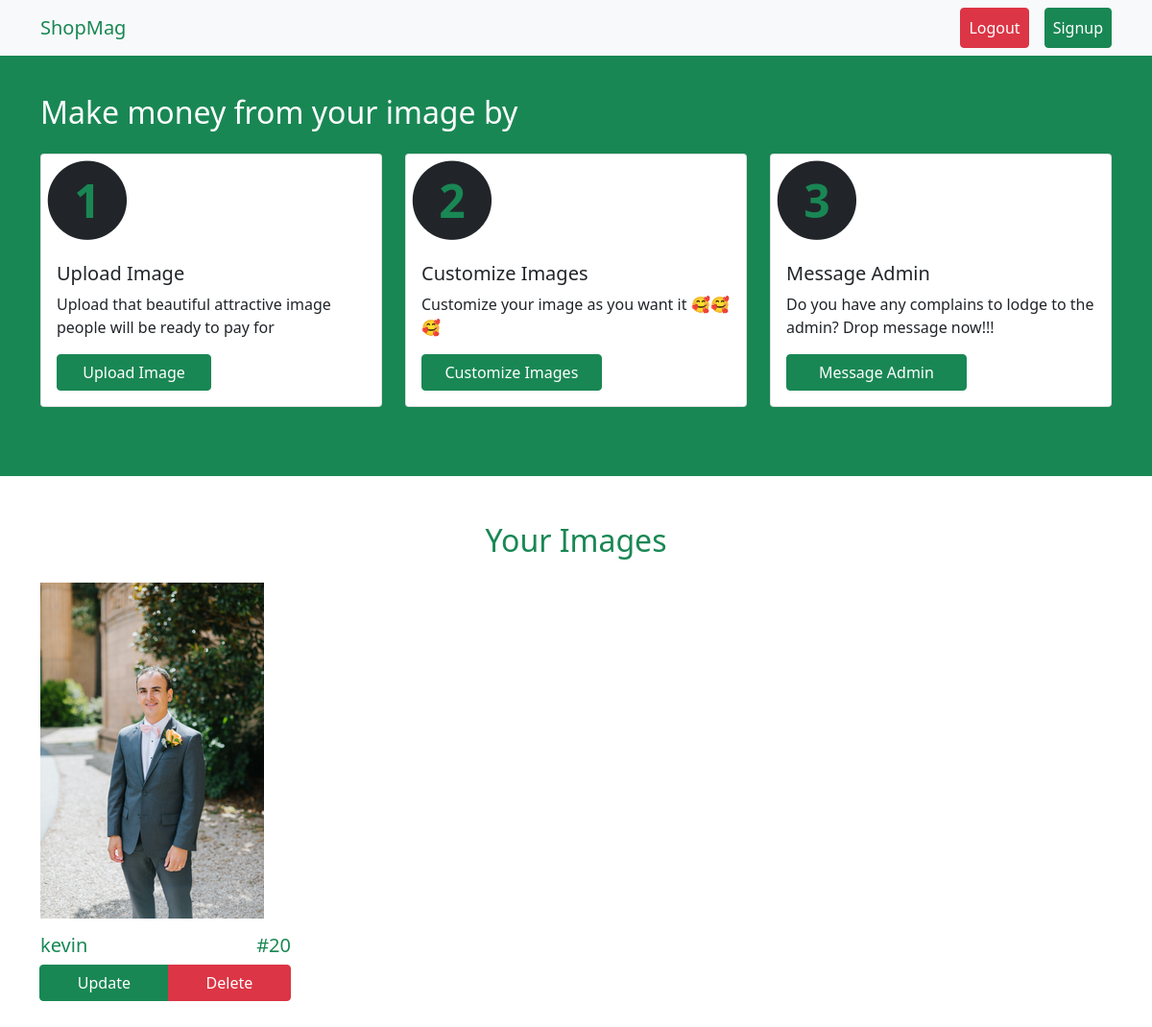
/users/dashboard/ (signed in), run on an earlier commit of the app's database.
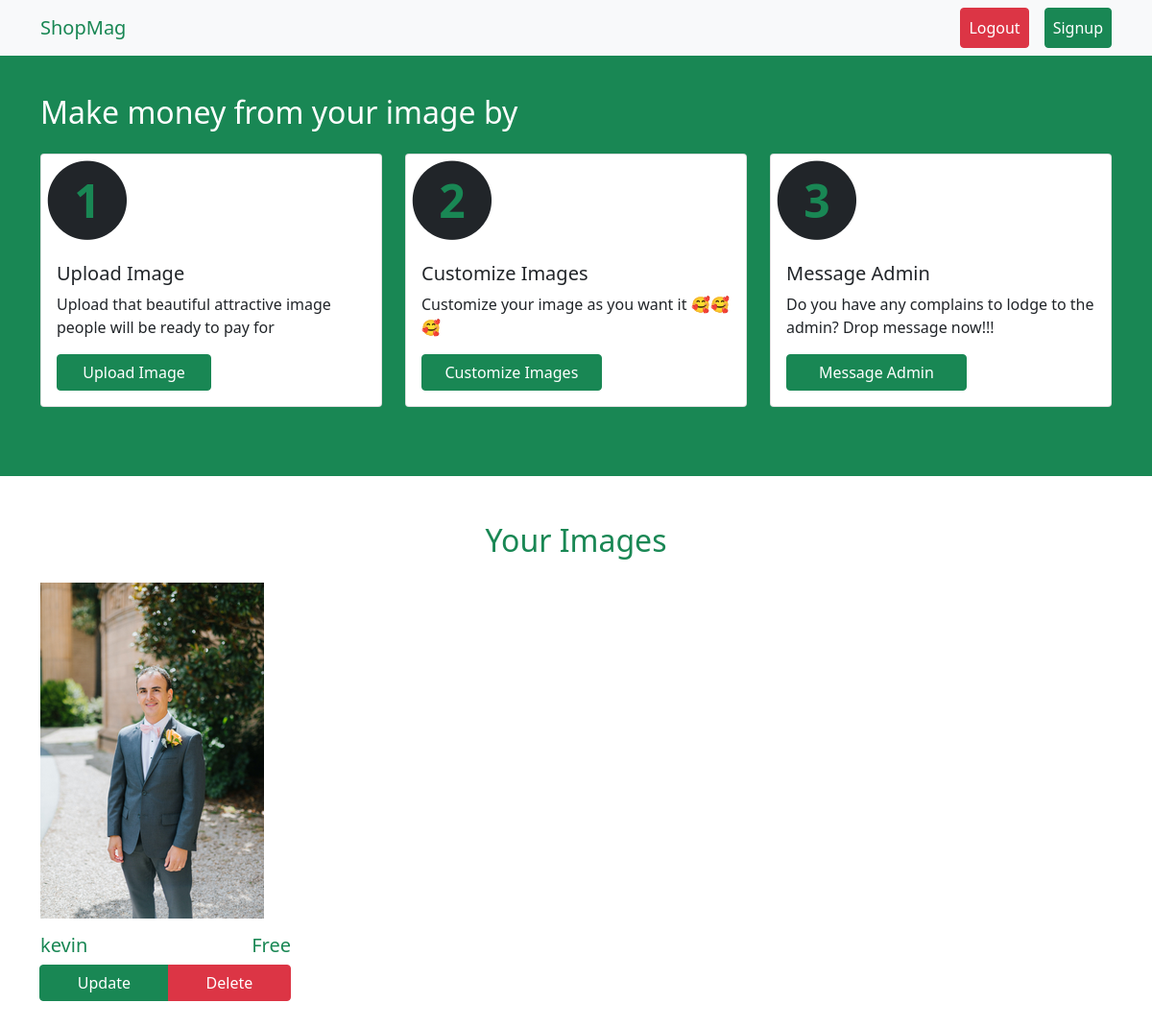
And on a later commit of the database.
### images/models.py (models this page shows, shortened)
class Image(models.Model):
    user = models.ForeignKey("users.User", on_delete=models.CASCADE)
    image_name = models.CharField(max_length=250)
    image = ResizedImageField(
        size=[350, 350], upload_to="images", blank=True, null=True, force_format='PNG')
    image_category = models.ForeignKey(
        Category, on_delete=models.CASCADE, blank=True, null=True)
    price = models.IntegerField(default=0)
    amount_made = models.IntegerField(default=0, blank=True)
    number_of_download = models.IntegerField(default=0, blank=True)
    date_created = models.DateTimeField(default=timezone.now, blank=True)

### users/views.py (the view)
# urls.py: path('dashboard/', dashboard, name="dashboard"),
@login_required()
def dashboard(request):
    user_images = Image.objects.filter(user=request.user)
    categories = Category.objects.all()
    form = ImageForms()
    context = {
        "images": user_images, "form": form, "categories": categories
    }
    return render(request, 'users/dashboard.html', context)

### images/models.py (called while the page is built)
    def __str__(self):
        return self.name

### templates/users/dashboard.html (shortened to what this page needs)
{% extends 'base.html' %}
{% load static %}
{% block content %}
<section class="bg-success py-5 mb-5">
<div class="container" id="steps">
    <div class="row ">
        <h2 class="text-white mb-4">Make money from your image by</h2>
        <div class="col-md-4 mb-4">
            <div class="card h-100">
                <span class="fa-stack fa-3x">
                    <i class="fa fa-circle fa-stack-2x"></i>
                    <strong class="fa-stack-1x text-success">1</strong>
                  </span>
                <div class="card-body">
                  <h5 class="card-title">Upload Image</h5>
                  <p class="card-text"> Upload  that beautiful attractive image people will be ready to pay for</p>
                  <button type="button" class="btn btn-success col-6" data-bs-toggle="modal" data-bs-target="#ImageModalUpload">Upload Image</button>
                </div>
              </div>
        </div>
        <div class="col-md-4 mb-4">
            <div class="card h-100">
                <span class="fa-stack fa-3x">
                    <i class="fa fa-circle fa-stack-2x"></i>
                    <strong class="fa-stack-1x text-success">2</strong>
                  </span>
                <div class="card-body">
                  <h5 class="card-title">Customize Images</h5>
                  <p class="card-text"> Customize your image as you want it 🥰🥰🥰</p>
                  <a  href="#images" class="btn btn-success col-7">Customize Images</a>
                </div>
              </div>
        </div>
        <div class="col-md-4 mb-4">
            <div class="card h-100">
                <span class="fa-stack fa-3x">
                    <i class="fa fa-circle fa-stack-2x"></i>
                    <strong class="fa-stack-1x text-success">3</strong>
                  </span>
                <div class="card-body">
                  <h5 class="card-title">Message Admin</h5>
                  <p class="card-text"> Do you have any complains to lodge to the admin? Drop message now!!!</p>
                  <button type="button" class="btn btn-success col-7" data-bs-toggle="modal" data-bs-target="#MessageModal">Message Admin</button>
                </div>
              </div>
        </div>
    </div>
</div>
</section>
<section class="pb-5">
    <div class="container">
        <div class="row">
            <h2 class="text-success mb-4 text-center">Your Images</h2>
            {% if images %}
            {% for image in images %}
            <div class="col-md-3 mb-4">
                <a href="#"><img src="{{image.image.url}}" class="img-fluid" ></a>
                <div class="row">
                <h5 class="text-success mt-3 col-6">{{image.image_name}}</h5>
                <h5 class="text-success mt-3 col-6 text-end">{% if image.price == 0 %} Free {% else %}#{{image.price}}{% endif %}</h5>
                </div>
                <div class="btn-group col-12" role="group" aria-label="Basic checkbox toggle button group">
                    <label class="btn btn-success" data-bs-toggle="modal" data-bs-target="#ImageModal{{image.pk}}{{image.pk}}">Update</label>
                    <label class="btn btn-danger" data-bs-toggle="modal" data-bs-target="#deleteModal{{image.pk}}">Delete</label>
                  </div>
            </div>
            {% endfor %}
            {% else %}
            <h4>Related image does not exist 💔, Have any to add?
              <a  href="#" class="" data-bs-toggle="modal" data-bs-target="#ImageModalUpload">Add Image</a>
            </h4>
            {% endif %}
        </div>
    </div>
</section>
{% endblock %}

### templates/base.html (shortened to what this page needs)
<!DOCTYPE html>
<html lang="en">
<head>
    {% load bootstrap4 %}
    {% load static %}
    <link href="https://cdn.jsdelivr.net/npm/bootstrap@5.1.1/dist/css/bootstrap.min.css" rel="stylesheet" >
    <link rel="stylesheet" href="https://cdnjs.cloudflare.com/ajax/libs/font-awesome/4.7.0/css/font-awesome.min.css">
</head>
<body>
    <nav class="navbar navbar-expand-lg navbar-light fixed-top bg-light">
        <div class="container">
          <a class="navbar-brand text-success" href="/">Shop<span class="text-success">Mag</span></a>
          <div class="collapse navbar-collapse" id="navbarSupportedContent">
            <ul class="navbar-nav ms-auto mb-2 mb-lg-0">
              <li class="nav-item">
                {% if user.is_authenticated %}
                <a class="nav-link text-white me-3 btn btn-danger" href="{% url 'users:logout'%}">Logout</a>
                {% else %}
                <a class="nav-link text-white btn btn-success me-3" href="{% url 'users:login'%}">Login</a>
                {% endif %}
              </li>
              <li class="nav-item">
                <a class="nav-link  text-white btn btn-success" aria-current="page" href="{% url 'users:signup'%}">Signup</a>
              </li>
            </ul>
          </div>
        </div>
      </nav>
    {% block content %}
    {% endblock content %}
</body>
</html>

What changed in the data, as far as the page shows it:
changed Image "kevin": price "20" → (not shown); price "#" → "Free"
